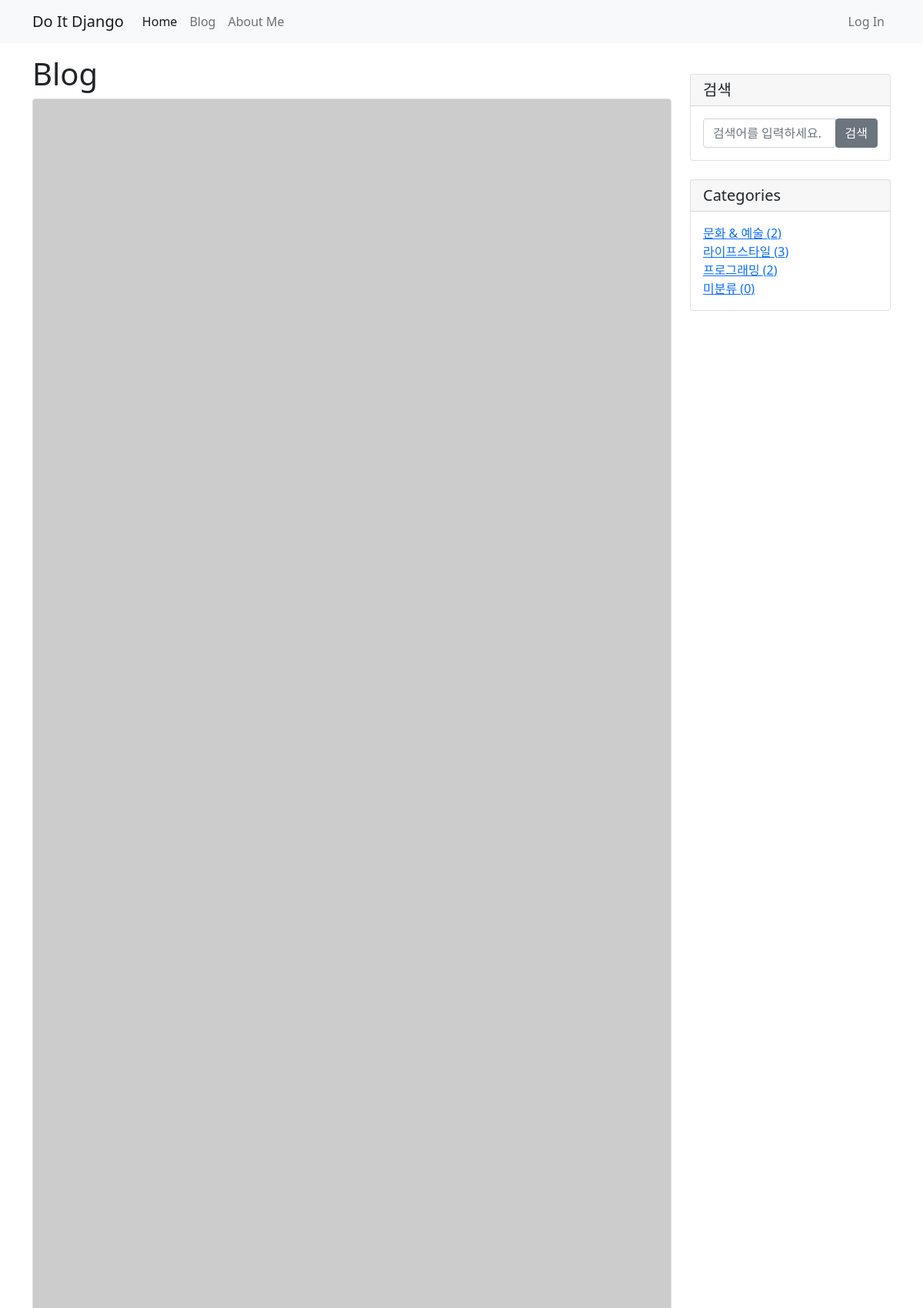
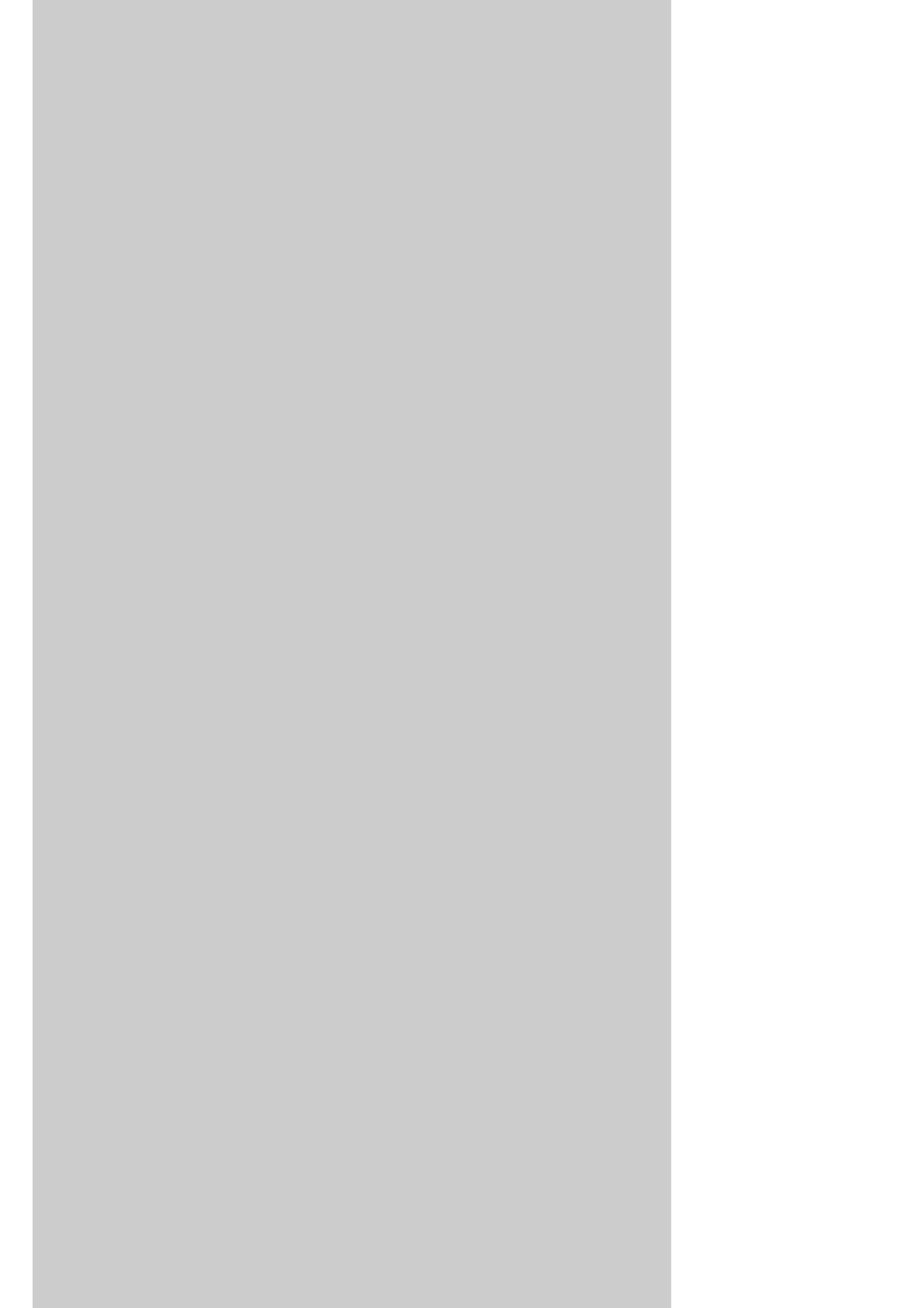
Screenshot of /blog/ (upper part) with the database file from the repository (2 pictures, top to bottom).
### blog/models.py (models this page shows, shortened)
class Post(models.Model) :
    title = models.CharField(max_length = 30)
    hook_text = models.CharField(max_length = 100, blank = True)
    content = models.TextField()
    head_imag = models.ImageField(upload_to = 'blog/images/%Y/%m/%d/', blank = True)
    file_upload = models.FileField(upload_to = 'blog/files/%Y/%m/%d/', blank = True)
    create_at = models.DateTimeField(auto_now_add = True)
    update_at = models.DateTimeField(auto_now = True)
    author = models.ForeignKey(User, on_delete = models.SET_NULL, null = True)
    category = models.ForeignKey(Category, null = True, blank = True, on_delete = models.SET_NULL)
    tag = models.ManyToManyField(Tag, blank = True)
    def __str__(self) :
        return f'[{self.pk}]{self.title} :: {self.author}'
    def get_absolute_url(self) :
        return f'/blog/{self.pk}/'

class Category(models.Model) :
    name = models.CharField(max_length = 50, unique = True)
    slug = models.SlugField(max_length = 200, unique = True, allow_unicode = True)
    def __str__(self) :
        return self.name
    def get_absolute_url(self):
        return f'/blog/category/{self.slug}/'
    class Meta :
        verbose_name_plural = 'Categories'

### blog/views.py (the view)
# urls.py: path('', views.PostList.as_view()),
class PostList(ListView) :
    model = Post
    ordering = '-pk'
    def get_context_data(self, **kwargs) :
        context = super(PostList, self).get_context_data()
        context['categories'] = Category.objects.all()
        context['no_category_post_count'] = Post.objects.filter(category = None).count()
        return context

### blog/models.py (called while the page is built)
    def __str__(self) :
        return self.name

    def get_absolute_url(self):
        return f'/blog/tag/{self.slug}/'

### blog/templates/blog/post_list.html (shortened to what this page needs)
{% extends 'blog/base.html' %}
{% block main-area %}
    <h1>
        Blog
    </h1>
    {% if post_list.exists %}
        {% for p in post_list %}
            <div class = "card md-4" id = "post-{{ p.pk }}">
                {% if p.head_imag %}
                    <img src="{{ p.head_imag.url }}" class="card-img-top" alt="{{ p }} head img">
                {% else %}
                    <img src="https://picsum.photos/seed/{{ p.id }}/800/500" class="card-img-top" alt="random image">
                {% endif %}
            </div>
        {% endfor %}
    {% else %}
        <h3>아직 게시물이 없습니다.</h3>
    {% endif %}
{% endblock %}

### blog/templates/blog/base.html (shortened to what this page needs)
<!DOCTYPE html>
{% load static %}
<html>
    <head>
        <link rel="stylesheet" href="{% static 'blog/bootstrap4/bootstrap.min.css' %}" media="screen">
    </head>
    <body>
        {% include 'blog/navbar.html' %}
        <div class = "container my-3">
            <div class = "row">
                <div class = "col-md-8 col-lg-9", id = "main-area">
                    {% block main-area %}
                    {% endblock %}
                </div>
                <div class = "col-md-4 col-lg-3">
                    <div class = "card my-4">
                        <h5 class = "card-header">검색</h5>
                        <div class = "card-body">
                            <div class = "input-group">
                                <input type = "text" class = "form-control" placeholder = "검색어를 입력하세요.">
                                <span class = "input-group-append">
                                    <button class= " btn btn-secondary" type = "button">검색</span>
                            </div>
                        </div>
                    </div>
                    <div class = "card my-4" id = 'categories-card'>
                        <h5 class = "card-header">Categories</h5>
                        <div class = "card-body">
                            <div class = "row">
                                <div class = "list-unstyled mb-0">
                                    {% for category in categories %}
                                    <li>
                                        <a href = "{{ category.get_absolute_url }}">{{ category }} ({{ category.post_set.count }})</a>
                                    </li>
                                    {% endfor %}
                                    <li>
                                        <a href = "/blog/category/no_category/">미분류 ({{ no_category_post_count }})</a>
                                    </li>
                                </div>
                            </div>
                </div>
            </div>
        </div>
    </body>
</html>

### rows the page displays
Category: name "문화 & 예술", post_set.count "2"
Category: name "라이프스타일", post_set.count "3"
Category: name "프로그래밍", post_set.count "2"

### other values shown
{{ no_category_post_count }} "0"
